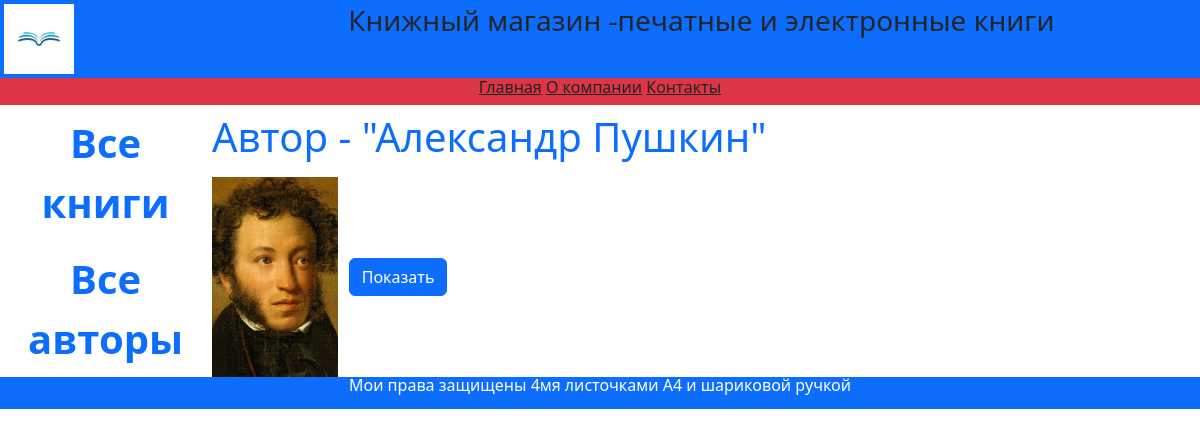
The app's page /authors/1/ with its own data.
### catalog/models.py (models this page shows, shortened)
class Author(models.Model):
    first_name = models.CharField(max_length=100,
                                  help_text='Введите имя автора',
                                  verbose_name='Имя автора')
    last_name = models.CharField(max_length=100,
                                  help_text='Введите фамилию автора',
                                  verbose_name='Фамилия автора')
    date_of_birth = models.DateField(help_text='Введите дату рождения',
                                     verbose_name='Дата рождения',
                                     null=True, blank=True)
    about = models.TextField(help_text='Введите сведения об авторе',
                             verbose_name='Сведения об авторе')
    photo = models.ImageField(upload_to='images',
                              help_text='Введите фото автора',
                              verbose_name='Фото автора',
                              null=True, blank=True)

### catalog/views.py (the view)
# urls.py: path('authors/<int:pk>/', views.AuthorDetailView.as_view(), name='author-detail'),
class AuthorDetailView(DetailView):
    model = Author
    context_object_name = 'author'

### catalog/templates/catalog/author_detail.html
{% extends "catalog/base.html" %}
{% block content %}
<div class="container text-start">
    <div class="row my-2">
        <h1>Автор - "{{author.first_name}} {{author.last_name}}"</h1>
    </div>
    <img src="{{author.photo.url}}" alt="con" style="max-height:200px">
    <a href="{{author.photo.url}}" class="btn btn-primary"
       target="_blank">Показать</a>
    </div>
</div>
{%endblock%}

### records on screen
Author: first_name "Александр", last_name "Пушкин", photo (picture)
